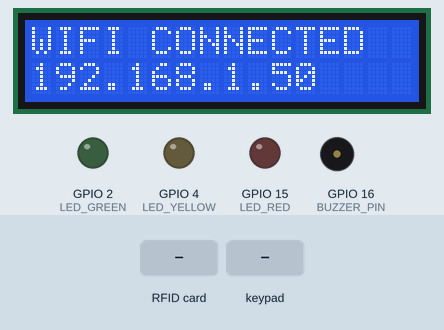
Recording of a sketch running on a simulated ESP32. Parts: 16×2 character LCD, output pins drawn as LEDs (lit = HIGH), buzzer (waves = sounding, pin HIGH). The test bench sets the inputs (shaded band). WiFi joins after 1.5 s; servers stay silent unless stated; uploads are accepted with an empty reply; what the sketch prints to the serial monitor is not drawn.

Above: at 2.2 s.
At 5.0 s:
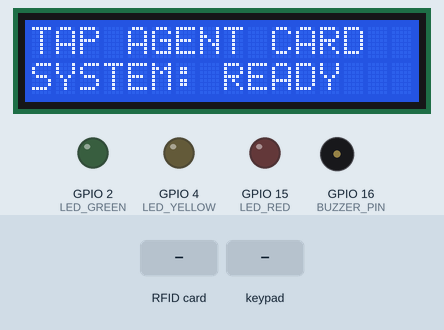
5.1 s: RFID card 5E 7A 19 C4 held to the reader
At 6.3 s:
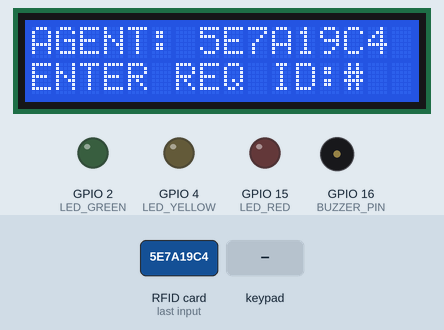
6.7 s: keypad keys 1 3 1 2 1 4 2 7 # pressed 0.4 s apart
At 12.6 s:
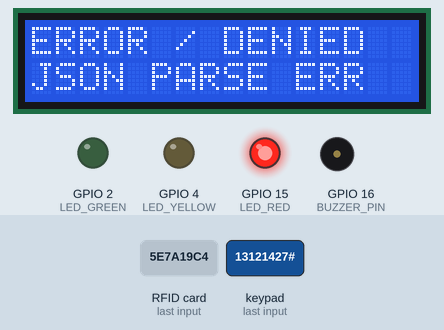
Timing chart, 0 to 15.7 s (numbered marks = the images above; inputs shaded):
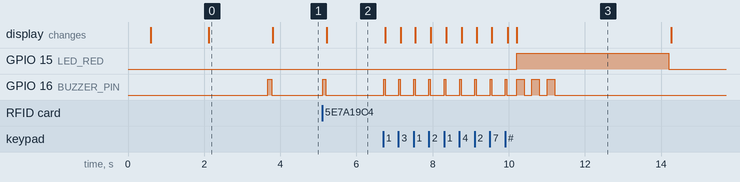

Measured:
- after the input at 5.1 s, GPIO 16 (BUZZER_PIN): LOW → HIGH at once, → LOW 0.08 s later; the display: changes after 0.12 s (image 2)
- after the input at 6.7 s, GPIO 15 (LED_RED): LOW → HIGH after 3.5 s, → LOW 4.0 s later; the display: first changes after 0.06 s (image 3 shows a later state)
- what the display in image 0 shows lasts 1.7 s, from 2.1 s to 3.8 s

The sketch:

esp32_sim_swap_terminal.ino
```cpp
/*
 * ESP32 Hardware Terminal: Blockchain-Secured SIM Swap Fraud Detection
 * ====================================================================
 * Capstone Project 2
 *
 * Hardware Peripherals:
 * - Microcontroller: ESP32 NodeMCU / DevKit V1
 * - RFID Reader: MFRC522 (SPI) for Telecom Agent Card Authentication
 * - Keypad: 4x4 Matrix Keypad for entering Request ID (e.g. 00001#)
 * - Display: I2C 16x2 LiquidCrystal LCD (PCF8574 adapter at 0x27)
 * - Visual Indicators: Tri-color LEDs (Green = Approved, Yellow = Review, Red = Fraud Alert)
 * - Audio: Active 5V Piezo Buzzer
 *
 * Communication:
 * - Wi-Fi HTTP Client communicating with FastAPI Backend on Windows Laptop
 *   Endpoint: POST http://<LAPTOP_IP>:8000/hardware/terminal-evaluate
 */

#include <WiFi.h>
#include <HTTPClient.h>
#include <ArduinoJson.h>
#include <Wire.h>
#include <LiquidCrystal_I2C.h>
#include <SPI.h>
#include <MFRC522.h>
#include <Keypad.h>

// ==========================================
// 1. Wi-Fi & Backend Configuration
// ==========================================
const char* WIFI_SSID     = "YOUR_WIFI_SSID";
const char* WIFI_PASSWORD = "YOUR_WIFI_PASSWORD";
const char* BACKEND_URL   = "http://192.168.1.100:8000/hardware/terminal-evaluate"; // Update to your laptop's local IP
const char* TERMINAL_ID   = "ESP32_PHYSICAL_01";

// ==========================================
// 2. Hardware Pin Definitions (ESP32 DevKit)
// ==========================================
// RC522 RFID SPI Pins
#define SS_PIN    5
#define RST_PIN   22 // Note: If I2C uses 22 for SCL, use GPIO 17 for RST
#define BUZZER_PIN 16
#define LED_GREEN  2
#define LED_YELLOW 4
#define LED_RED    15

// Keypad Configuration (4x4 Matrix)
const byte ROWS = 4;
const byte COLS = 4;
char keys[ROWS][COLS] = {
  {'1','2','3','A'},
  {'4','5','6','B'},
  {'7','8','9','C'},
  {'*','0','#','D'}
};
byte rowPins[ROWS] = {13, 12, 14, 27};
byte colPins[COLS] = {26, 25, 33, 32};

// ==========================================
// 3. Peripheral Instances
// ==========================================
LiquidCrystal_I2C lcd(0x27, 16, 2);
MFRC522 rfid(SS_PIN, RST_PIN);
Keypad keypad = Keypad(makeKeymap(keys), rowPins, colPins, ROWS, COLS);

// State Variables
String scannedAgentUID = "";
String enteredRequestID = "";

void setup() {
  Serial.begin(115200);
  delay(500);

  // Pin Modes
  pinMode(LED_GREEN, OUTPUT);
  pinMode(LED_YELLOW, OUTPUT);
  pinMode(LED_RED, OUTPUT);
  pinMode(BUZZER_PIN, OUTPUT);
  setAllLEDs(LOW, LOW, LOW);

  // Initialize I2C LCD
  Wire.begin(21, 22);
  lcd.init();
  lcd.backlight();
  lcd.setCursor(0, 0);
  lcd.print("SIM SWAP SYSTEM");
  lcd.setCursor(0, 1);
  lcd.print("CONNECTING WIFI");

  // Connect to Wi-Fi
  WiFi.begin(WIFI_SSID, WIFI_PASSWORD);
  int retry = 0;
  while (WiFi.status() != WL_CONNECTED && retry < 20) {
    delay(500);
    Serial.print(".");
    retry++;
  }

  if (WiFi.status() == WL_CONNECTED) {
    Serial.println("\n[ESP32] Wi-Fi Connected. IP: " + WiFi.localIP().toString());
    lcd.clear();
    lcd.setCursor(0, 0);
    lcd.print("WIFI CONNECTED");
    lcd.setCursor(0, 1);
    lcd.print(WiFi.localIP().toString());
  } else {
    Serial.println("\n[ESP32] Wi-Fi Failed. Offline Standby.");
    lcd.clear();
    lcd.setCursor(0, 0);
    lcd.print("WIFI FAILED");
  }
  delay(1500);

  // Initialize RFID Reader (SPI)
  SPI.begin(18, 19, 23, SS_PIN); // SCK=18, MISO=19, MOSI=23, SS=5
  rfid.PCD_Init();

  beep(1, 100);
  resetToStandby();
}

void loop() {
  // 1. Check for RFID Card Scan
  if (scannedAgentUID == "") {
    if (rfid.PICC_IsNewCardPresent() && rfid.PICC_ReadCardSerial()) {
      scannedAgentUID = "";
      for (byte i = 0; i < rfid.uid.size; i++) {
        if (rfid.uid.uidByte[i] < 0x10) scannedAgentUID += "0";
        scannedAgentUID += String(rfid.uid.uidByte[i], HEX);
      }
      scannedAgentUID.toUpperCase();
      rfid.PICC_HaltA();
      rfid.PCD_StopCrypto1();

      Serial.println("[ESP32] Agent Card Tapped: " + scannedAgentUID);
      beep(1, 80);

      lcd.clear();
      lcd.setCursor(0, 0);
      lcd.print("AGENT: " + scannedAgentUID.substring(0, 8));
      lcd.setCursor(0, 1);
      lcd.print("ENTER REQ ID:#");
      enteredRequestID = "";
    }
  }

  // 2. Check Keypad Entry (when card is scanned)
  if (scannedAgentUID != "") {
    char key = keypad.getKey();
    if (key) {
      beep(1, 40);
      if (key == '#') {
        // Submit Request
        if (enteredRequestID.length() > 0) {
          sendEvaluationRequest();
          resetToStandby();
        }
      } else if (key == '*') {
        // Cancel / Backspace
        resetToStandby();
      } else {
        if (enteredRequestID.length() < 10) {
          enteredRequestID += key;
          lcd.setCursor(0, 1);
          lcd.print("ID: " + enteredRequestID + "   ");
        }
      }
    }
  }
}

void sendEvaluationRequest() {
  // Format formatted request ID e.g. "REQ00001"
  String formattedReq = enteredRequestID;
  if (!formattedReq.startsWith("REQ") && !formattedReq.startsWith("req")) {
    int num = enteredRequestID.toInt();
    char buf[12];
    sprintf(buf, "REQ%05d", num);
    formattedReq = String(buf);
  }

  lcd.clear();
  lcd.setCursor(0, 0);
  lcd.print("EVALUATING...");
  lcd.setCursor(0, 1);
  lcd.print(formattedReq);

  if (WiFi.status() != WL_CONNECTED) {
    showError("NO WIFI LINK");
    return;
  }

  HTTPClient http;
  http.begin(BACKEND_URL);
  http.addHeader("Content-Type", "application/json");

  StaticJsonDocument<256> doc;
  doc["terminal_id"] = TERMINAL_ID;
  doc["agent_uid"]   = scannedAgentUID;
  doc["request_id"]  = formattedReq;

  String requestBody;
  serializeJson(doc, requestBody);

  Serial.println("[ESP32] Sending: " + requestBody);
  int httpCode = http.POST(requestBody);

  if (httpCode > 0) {
    String response = http.getString();
    Serial.println("[ESP32] Response (" + String(httpCode) + "): " + response);

    StaticJsonDocument<1024> resDoc;
    DeserializationError error = deserializeJson(resDoc, response);

    if (!error) {
      if (httpCode == 200) {
        String decision = resDoc["decision"] | "UNKNOWN";
        float riskPct   = resDoc["risk_percent"] | 0.0;
        JsonObject hw   = resDoc["hardware"]["hardware_commands"];
        String l1       = hw["lcd"]["line1"] | (formattedReq + ": " + decision);
        String l2       = hw["lcd"]["line2"] | (String(riskPct, 1) + "%");
        String ledColor = hw["led"]["color"] | "OFF";
        String buzzerMod = hw["buzzer"]["mode"] | "SILENT";

        // Display results
        lcd.clear();
        lcd.setCursor(0, 0);
        lcd.print(l1.substring(0, 16));
        lcd.setCursor(0, 1);
        lcd.print(l2.substring(0, 16));

        // Actuate LEDs and Buzzer
        if (ledColor == "GREEN") {
          setAllLEDs(HIGH, LOW, LOW);
          beep(2, 100);
        } else if (ledColor == "YELLOW") {
          setAllLEDs(LOW, HIGH, LOW);
          beep(3, 150);
        } else if (ledColor == "RED") {
          setAllLEDs(LOW, LOW, HIGH);
          alarmBuzzer();
        }

        delay(4000);
      } else {
        // Error response (e.g. 403 or 404)
        JsonObject errHw = resDoc["detail"]["hardware"]["hardware_commands"];
        String l1 = errHw["lcd"]["line1"] | "DENIED";
        String l2 = errHw["lcd"]["line2"] | "ERROR";
        setAllLEDs(LOW, LOW, HIGH);
        lcd.clear();
        lcd.setCursor(0, 0); lcd.print(l1);
        lcd.setCursor(0, 1); lcd.print(l2);
        alarmBuzzer();
        delay(3000);
      }
    } else {
      showError("JSON PARSE ERR");
    }
  } else {
    showError("HTTP COMM ERR");
  }

  http.end();
}

void resetToStandby() {
  scannedAgentUID = "";
  enteredRequestID = "";
  setAllLEDs(LOW, LOW, LOW);
  lcd.clear();
  lcd.setCursor(0, 0);
  lcd.print("TAP AGENT CARD");
  lcd.setCursor(0, 1);
  lcd.print("SYSTEM: READY");
}

void showError(String msg) {
  lcd.clear();
  lcd.setCursor(0, 0);
  lcd.print("ERROR / DENIED");
  lcd.setCursor(0, 1);
  lcd.print(msg);
  setAllLEDs(LOW, LOW, HIGH);
  beep(3, 200);
  delay(3000);
  resetToStandby();
}

void setAllLEDs(int g, int y, int r) {
  digitalWrite(LED_GREEN, g);
  digitalWrite(LED_YELLOW, y);
  digitalWrite(LED_RED, r);
}

void beep(int count, int ms) {
  for (int i = 0; i < count; i++) {
    digitalWrite(BUZZER_PIN, HIGH);
    delay(ms);
    digitalWrite(BUZZER_PIN, LOW);
    if (i < count - 1) delay(ms);
  }
}

void alarmBuzzer() {
  for (int i = 0; i < 4; i++) {
    digitalWrite(BUZZER_PIN, HIGH);
    delay(200);
    digitalWrite(BUZZER_PIN, LOW);
    delay(100);
  }
}
```
